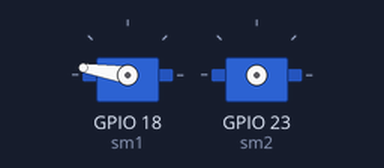
Bench run of a program on a simulated Raspberry Pi (BCM pin numbers). On the bench: 2 × servo. Servo angles are drawn from the pulse width (0.5 ms = 0°, 2.5 ms = 180°). At 3.0 s the program stops and its outputs stay as they are.

Above: at 0.1 s.
At 1.1 s:
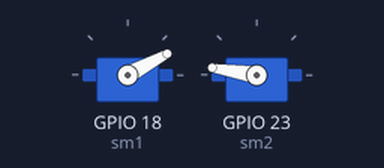
At 2.6 s:
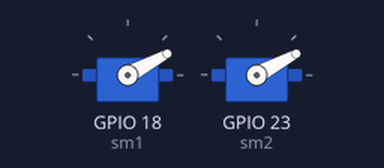
Timing chart, 0 to 4.1 s (numbered marks = the images above):
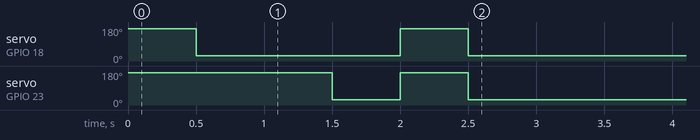

The program:

servo2.py
```python
#!/usr/bin/python
# coding: utf-8
import RPi.GPIO as GPIO
import time

GPIO.setmode(GPIO.BCM)
GPIO.setup(18, GPIO.OUT)
GPIO.setup(23, GPIO.OUT)

sm1 = GPIO.PWM(18, 50)
sm2 = GPIO.PWM(23, 50)

sm1.start(0.0)
sm2.start(0.0)

def move(sm, deg):
    a = 0.5
    b = 2.4
    hz = 50
    duty = a + (b - a) * ((deg + 90) / 180)
    par = duty / (1.0 / hz * 1000) * 100
    sm.ChangeDutyCycle(par)

move(sm1, 90.0)
time.sleep(0.5)
move(sm1, -60.0)
time.sleep(0.5)
move(sm2, 90.0)
time.sleep(0.5)
move(sm2, -60.0)
time.sleep(0.5)

move(sm1, 90.0)
move(sm2, 90.0)
time.sleep(0.5)
move(sm1, -60.0)
move(sm2, -60.0)
time.sleep(0.5)

GPIO.cleanup()
```

Measured:
- by itself, servo on GPIO 18 (sm1): 171° → 28° at 0.50 s, → 171° 1.5 s later, → 28° 0.50 s later
- by itself, servo on GPIO 23 (sm2): 171° → 28° at 1.5 s, → 171° 0.50 s later, → 28° 0.50 s later
